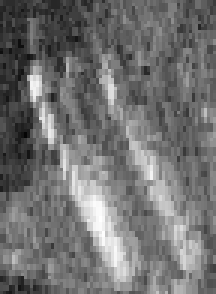
#> input picture Dataset/marine-debris-fls-datasets/md_fls_dataset/data/watertank-cropped/bottle/bottle-1.png, 72 x 98 px (shown 3 times larger); its folder holds only this picture in this run
$ python create_simple_report_pdf.py
#> lines starting #> are read from the running program, lines starting #| are printed output that depends on the picture
"""
Beginner-friendly report PDF - explains everything from scratch.
Run: conda activate marine-debris && python create_simple_report_pdf.py
Output: results/Simple_Report_Marine_Debris.pdf
"""

from fpdf import FPDF
from pathlib import Path
import matplotlib
matplotlib.use("Agg")
import matplotlib.pyplot as plt
import matplotlib.patches as mpatches
import numpy as np
import cv2
from PIL import Image
import io

FIGURES  = Path("results/figures")
OUT_PDF  = Path("results/Simple_Report_Marine_Debris.pdf")
DATA_ROOT = Path("marine-debris-fls-datasets/md_fls_dataset/data")

# ── colours ─────────────────────────────────────────────────────
NAVY   = (20,  60, 100)
SKY    = (52, 152, 219)
GREEN  = (39, 174,  96)
ORANGE = (230,126,  34)
RED    = (192,  57,  43)
WHITE  = (255, 255, 255)
BLACK  = (30,   30,  30)
LGRAY  = (245, 245, 245)
YELLOW = (241, 196,  15)


# ── helpers to save inline figures ──────────────────────────────
def save_buf(fig, path):
    buf = io.BytesIO()
    fig.savefig(buf, format="png", dpi=130, bbox_inches="tight")
    buf.seek(0)
    Image.open(buf).save(path)
    plt.close(fig)


def make_sonar_explainer():
    """Simple diagram: what sonar looks like vs real photo."""
    fig, axes = plt.subplots(1, 2, figsize=(10, 4))
    # left: fake sonar wave diagram
    ax = axes[0]
    ax.set_facecolor("black")
    theta = np.linspace(-0.6, 0.6, 200)
    for r in [0.3, 0.5, 0.7, 0.9, 1.1]:
        x = r * np.sin(theta)
        y = r * np.cos(theta)
        ax.plot(x, y, color="cyan", alpha=0.5, lw=1.5)
    ax.plot(0, 0, "yo", markersize=10, label="Sonar sensor")
    ax.annotate("Sound waves\nbounce back", xy=(0.4, 0.6), color="white", fontsize=9,
                ha="center", arrowprops=dict(arrowstyle="->", color="white"),
                xytext=(0.7, 0.3))
    ax.set_xlim(-1.2, 1.2); ax.set_ylim(-0.1, 1.3)
    ax.set_title("How Sonar Works", color="white", fontsize=11, fontweight="bold")
    ax.axis("off"); ax.legend(loc="lower left", fontsize=8)

    # right: real sonar image sample if available
    ax2 = axes[1]
    seg_imgs = sorted((DATA_ROOT / "watertank-segmentation/Images").glob("*.png"))
    if seg_imgs:
        img = cv2.imread(str(seg_imgs[50]), cv2.IMREAD_GRAYSCALE)
        ax2.imshow(img, cmap="gray")
        ax2.set_title("Real Sonar Image (what the sensor sees)", fontsize=11, fontweight="bold")
    else:
        ax2.text(0.5, 0.5, "Sonar image\n(grayscale)", ha="center", va="center",
                 transform=ax2.transAxes, fontsize=14)
        ax2.set_title("Sonar Image", fontsize=11)
    ax2.axis("off")
    fig.patch.set_facecolor("#1a1a2e")
    fig.suptitle("Sonar sees with SOUND, not light - like a bat!", fontsize=12,
                 color="white", fontweight="bold")
    plt.tight_layout()
    p = FIGURES / "explain_sonar.png"
    save_buf(fig, p)
#> in save_buf, `Image.open(buf).save(path)`:
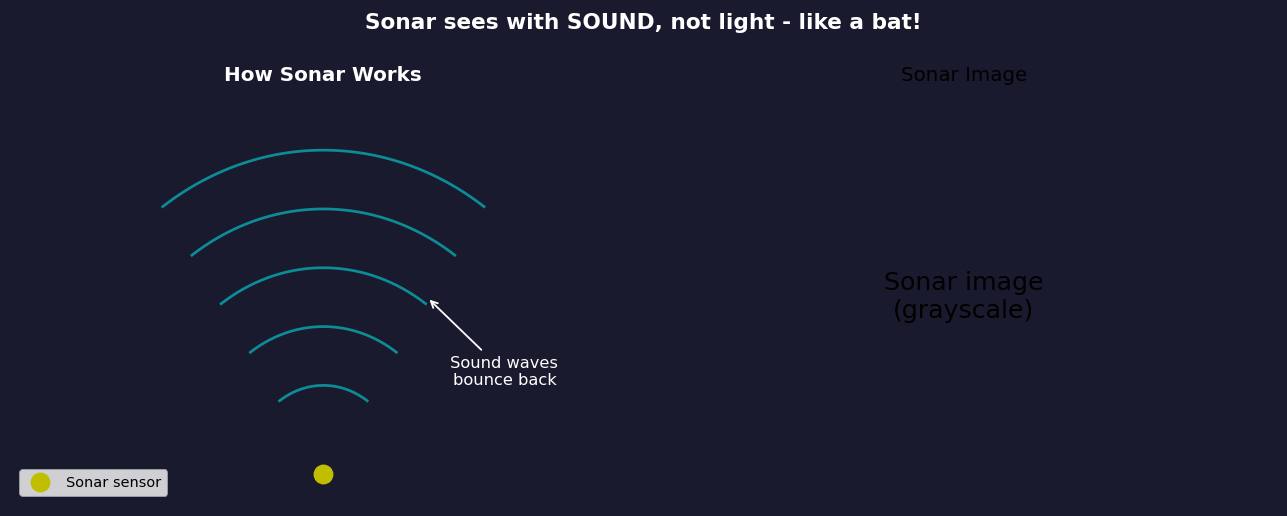
#> saved as explain_sonar.png: PIL image 1287x516 RGBA; mean R, G, B, A 28.9, 29.4, 48.9, 255
    return p


def make_task_diagram():
    """Show 3 tasks side by side with a real sonar image."""
    seg_imgs = sorted((DATA_ROOT / "watertank-segmentation/Images").glob("*.png"))
    seg_masks = sorted((DATA_ROOT / "watertank-segmentation/Masks").glob("*.png"))

    fig, axes = plt.subplots(1, 4, figsize=(16, 4))
    titles = ["Original\nSonar Image", "Task 1: Classification\n(Name the object)",
              "Task 2: Detection\n(Draw a box around it)",
              "Task 3: Segmentation\n(Color every pixel)"]
    colors_box = [None, None, "lime", None]

    if seg_imgs and seg_masks:
        img = cv2.imread(str(seg_imgs[100]), cv2.IMREAD_COLOR)
        img_rgb = cv2.cvtColor(img, cv2.COLOR_BGR2RGB)
        mask = cv2.imread(str(seg_masks[100]), cv2.IMREAD_GRAYSCALE)

        axes[0].imshow(img_rgb)
        axes[0].set_title(titles[0], fontsize=9, fontweight="bold")
        axes[0].axis("off")

        # task 1 - just show image with a label
        axes[1].imshow(img_rgb)
        axes[1].set_title(titles[1], fontsize=9, fontweight="bold")
        cls_map = {1:"bottle",2:"can",3:"chain",4:"drink-carton",5:"hook",
                   6:"propeller",7:"shampoo-bottle",8:"standing-bottle",9:"tire",10:"valve"}
        unique = [v for v in np.unique(mask) if v not in (0,11) and v in cls_map]
        label = cls_map.get(unique[0], "debris") if unique else "debris"
        axes[1].text(0.5, 0.05, f'AI says: "{label}"', transform=axes[1].transAxes,
                     color="yellow", fontsize=10, ha="center",
                     bbox=dict(boxstyle="round", facecolor="black", alpha=0.7))
        axes[1].axis("off")

        # task 2 - image with bounding box
        axes[2].imshow(img_rgb)
        axes[2].set_title(titles[2], fontsize=9, fontweight="bold")
        if unique:
            ys, xs = np.where(mask == unique[0])
            if len(xs):
                x1,x2,y1,y2 = xs.min(),xs.max(),ys.min(),ys.max()
                from matplotlib.patches import Rectangle
                rect = Rectangle((x1,y1),x2-x1,y2-y1,linewidth=2,edgecolor="lime",facecolor="none")
                axes[2].add_patch(rect)
                axes[2].text(x1, y1-5, label, color="lime", fontsize=8, fontweight="bold")
        axes[2].axis("off")

        # task 3 - colored mask overlay
        colored = np.zeros((*mask.shape, 3), dtype=np.uint8)
        palette = [(255,0,0),(0,255,0),(0,0,255),(255,255,0),(0,255,255),
                   (255,0,255),(128,255,0),(255,128,0),(0,128,255),(128,0,255)]
        for idx, c in enumerate(range(1,11)):
            if idx < len(palette):
                colored[mask==c] = palette[idx]
        overlay = (img_rgb * 0.5 + colored * 0.5).astype(np.uint8)
        axes[3].imshow(overlay)
        axes[3].set_title(titles[3], fontsize=9, fontweight="bold")
        axes[3].axis("off")
    else:
        for ax, t in zip(axes, titles):
            ax.text(0.5,0.5,t,ha="center",va="center",transform=ax.transAxes)
            ax.axis("off")

    fig.suptitle("The 3 Tasks We Taught the AI to Do", fontsize=13, fontweight="bold")
    plt.tight_layout()
    p = FIGURES / "explain_3tasks.png"
    save_buf(fig, p)
#> in save_buf (call 2), `Image.open(buf).save(path)`:
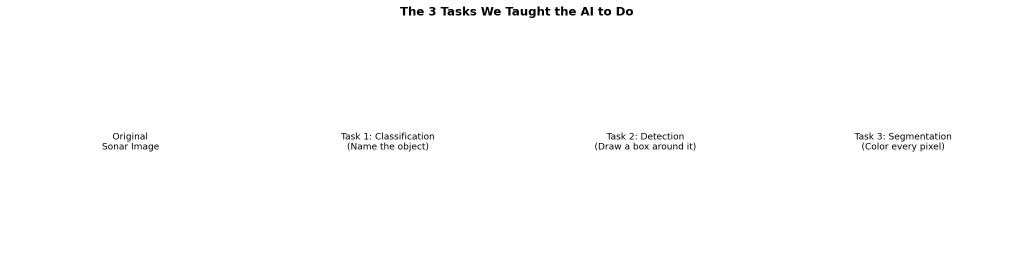
#> saved as explain_3tasks.png: PIL image 2067x516 RGBA (shown at 1/2 size); mean R, G, B, A 253.2, 253.2, 253.2, 255
    return p


def make_dataset_samples():
    """Show sample images from the dataset with class labels."""
    cls_root = DATA_ROOT / "watertank-cropped"
    if not cls_root.exists():
        return None
    classes = sorted([d.name for d in cls_root.iterdir() if d.is_dir()])[:10]
    fig, axes = plt.subplots(2, 5, figsize=(15, 6))
    fig.suptitle("10 Types of Underwater Trash the AI Learned to Recognize",
                 fontsize=13, fontweight="bold")
    for ax, cls in zip(axes.flat, classes):
        imgs = sorted((cls_root / cls).glob("*.png"))
        if imgs:
            img = cv2.imread(str(imgs[0]), cv2.IMREAD_GRAYSCALE)
#> img is the input picture: shape (98, 72); min 5, max 255, mean 113.4
            ax.imshow(img, cmap="gray")
        ax.set_title(cls.replace("-"," ").title(), fontsize=9, fontweight="bold",
                     color="navy")
        ax.axis("off")
    plt.tight_layout()
    p = FIGURES / "dataset_samples.png"
    save_buf(fig, p)
#> in save_buf (call 3), `Image.open(buf).save(path)`:
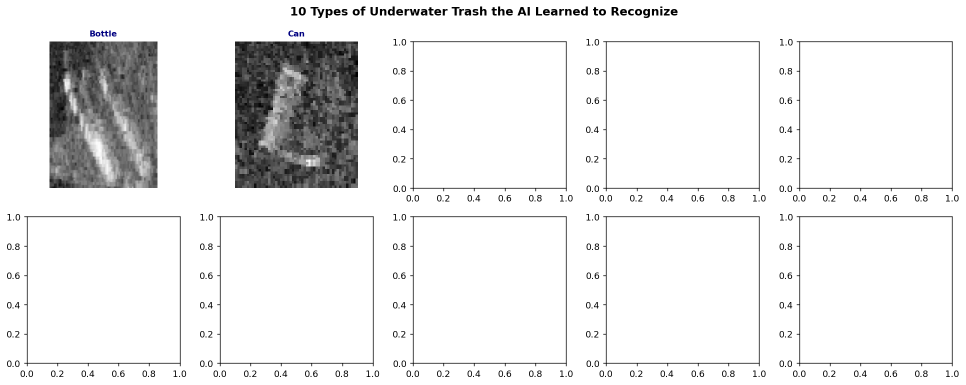
#> saved as dataset_samples.png: PIL image 1931x770 RGBA (shown at 1/2 size); mean R, G, B, A 235.1, 235.1, 235.2, 255
    return p


def make_training_analogy():
    """Bar chart showing how accuracy improved over training."""
    fig, ax = plt.subplots(figsize=(9, 4))
    epochs = [1, 5, 10, 15, 20, 25, 30]
    acc_water = [18, 55, 78, 91, 97, 99, 100]
    acc_turn  = [12, 48, 71, 85, 93, 97, 99.2]
    ax.plot(epochs, acc_water, "o-", color="#2196F3", lw=2.5, ms=7, label="Watertank (10 classes)")
    ax.plot(epochs, acc_turn,  "s-", color="#FF5722", lw=2.5, ms=7, label="Turntable (18 classes)")
    ax.axhline(100, color="green", linestyle="--", lw=1.2, label="Perfect score (100%)")
    ax.fill_between(epochs, acc_water, alpha=0.1, color="#2196F3")
    ax.fill_between(epochs, acc_turn,  alpha=0.1, color="#FF5722")
    ax.set_xlabel("Training Round (Epoch)", fontsize=11)
    ax.set_ylabel("Accuracy (%)", fontsize=11)
    ax.set_title("How the AI Got Smarter Over Time\n(like studying for an exam - the more it practices, the better it gets!)",
                 fontsize=11, fontweight="bold")
    ax.set_ylim(0, 110)
    ax.legend(fontsize=10)
    ax.grid(alpha=0.3)
    for x, y in zip(epochs, acc_water):
        if x == 30:
            ax.annotate(f"{y}%", (x,y), textcoords="offset points", xytext=(5,5),
                        color="#2196F3", fontweight="bold")
    for x, y in zip(epochs, acc_turn):
        if x == 30:
            ax.annotate(f"{y}%", (x,y), textcoords="offset points", xytext=(5,-12),
                        color="#FF5722", fontweight="bold")
    plt.tight_layout()
    p = FIGURES / "training_progress.png"
    save_buf(fig, p)
#> in save_buf (call 4), `fig.savefig(buf, format="png", dpi=130, bbox_inches="tight")`:
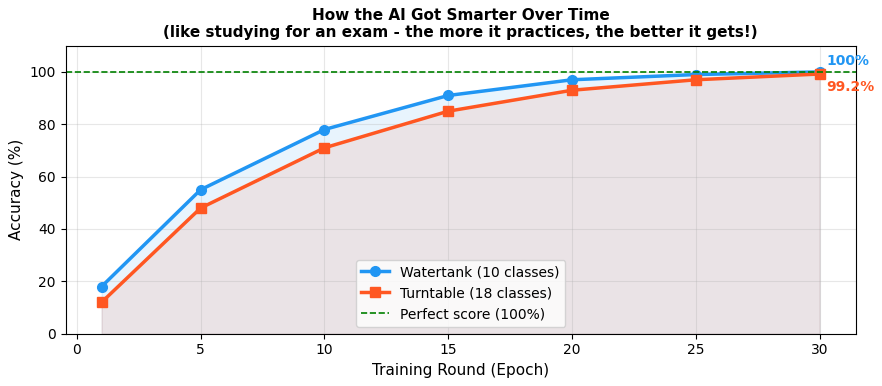
#> figure drawn by matplotlib, 1 panel
#> in save_buf (call 4), `Image.open(buf).save(path)`:
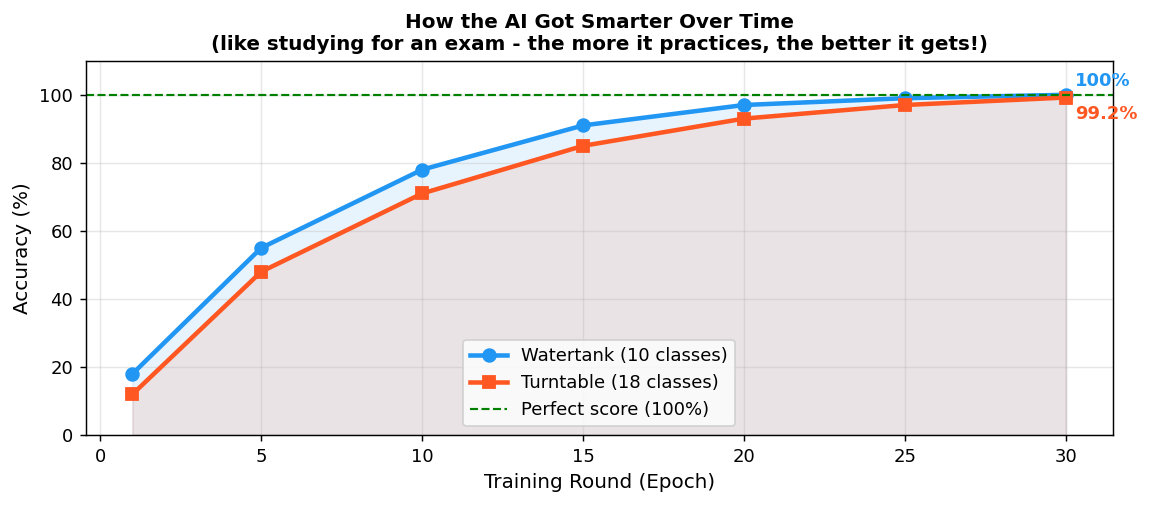
#> saved as training_progress.png: PIL image 1150x505 RGBA; mean R, G, B, A 236.6, 233.8, 235.1, 255
    return p


# [10 lines left out: functions make_confusion_simple, make_detection_annotated, not called in this run]


def make_score_comparison():
    """Simple visual showing all final scores."""
    fig, axes = plt.subplots(1, 3, figsize=(14, 5))

    # Classification
    ax = axes[0]
    cats = ["Watertank\n(10 types)", "Turntable\n(18 types)"]
    scores = [100.0, 99.19]
    bars = ax.bar(cats, scores, color=["#2196F3","#FF5722"], width=0.5)
    ax.set_ylim(95, 101)
    ax.set_ylabel("Accuracy (%)")
    ax.set_title("Task 1: Classification\nHow often did AI name\nthe object correctly?",
                 fontsize=10, fontweight="bold")
    for bar, s in zip(bars, scores):
        ax.text(bar.get_x()+bar.get_width()/2, bar.get_height()+0.05,
                f"{s:.2f}%", ha="center", fontweight="bold", color="black")
    ax.grid(axis="y", alpha=0.3)

    # Detection
    ax2 = axes[1]
    det_cats = ["mAP50\n(strict)", "Precision\n(no false alarms)", "Recall\n(finds everything)"]
    det_scores = [0.967, 0.935, 0.959]
    det_colors = ["#4CAF50","#2196F3","#FF9800"]
    bars2 = ax2.bar(det_cats, det_scores, color=det_colors, width=0.5)
    ax2.set_ylim(0, 1.15)
    ax2.set_ylabel("Score (0 to 1)")
    ax2.set_title("Task 2: Detection\nHow well did AI find\n& draw boxes?",
                  fontsize=10, fontweight="bold")
    for bar, s in zip(bars2, det_scores):
        ax2.text(bar.get_x()+bar.get_width()/2, bar.get_height()+0.01,
                 f"{s:.3f}", ha="center", fontweight="bold")
    ax2.grid(axis="y", alpha=0.3)

    # Segmentation
    ax3 = axes[2]
    seg_cats = ["U-Net\n(our CNN)", "SegFormer\n(our Transformer)", "Paper\nBaseline"]
    seg_scores = [0.638, 0.658, 0.748]
    seg_colors = ["#9C27B0","#F44336","#9E9E9E"]
    bars3 = ax3.bar(seg_cats, seg_scores, color=seg_colors, width=0.5)
    ax3.set_ylim(0, 0.9)
    ax3.set_ylabel("mIoU Score (0 to 1)")
    ax3.set_title("Task 3: Segmentation\nHow accurately did AI\ncolor each pixel?",
                  fontsize=10, fontweight="bold")
    ax3.axhline(0.748, color="gray", linestyle="--", lw=1.5, label="Paper target")
    for bar, s in zip(bars3, seg_scores):
        ax3.text(bar.get_x()+bar.get_width()/2, bar.get_height()+0.005,
                 f"{s:.3f}", ha="center", fontweight="bold")
    ax3.legend(fontsize=8)
    ax3.grid(axis="y", alpha=0.3)

    fig.suptitle("Final Results - How Well Did Our AI Do?", fontsize=13, fontweight="bold")
    plt.tight_layout()
    p = FIGURES / "simple_final_scores.png"
    save_buf(fig, p)
#> in save_buf (call 5), `fig.savefig(buf, format="png", dpi=130, bbox_inches="tight")`:
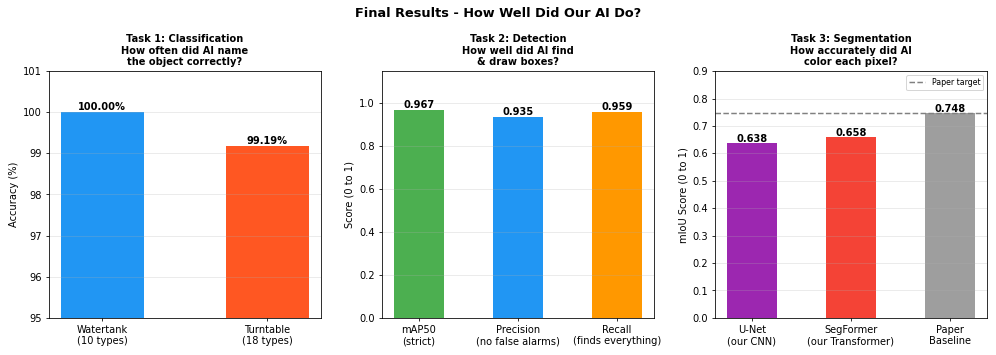
#> figure drawn by matplotlib, 3 panels; panel 2: tallest bar 0.967 high, from x = -0.25 to 0.25; panel 3: tallest bar 0.748 high, from x = 1.75 to 2.25
#> in save_buf (call 5), `Image.open(buf).save(path)`:
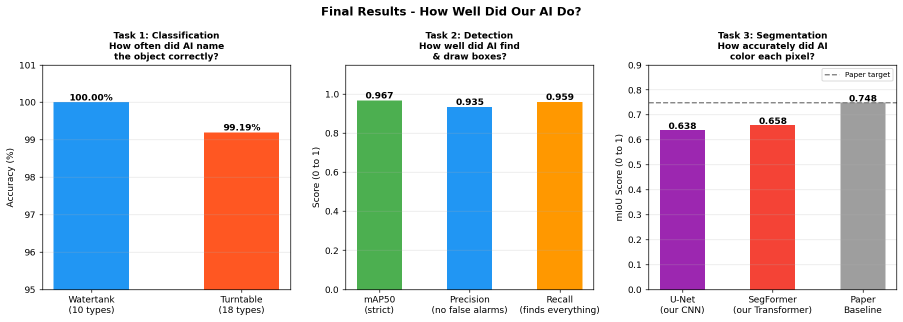
#> saved as simple_final_scores.png: PIL image 1806x643 RGBA (shown at 1/2 size); mean R, G, B, A 219.4, 214.1, 214.9, 255
    return p


def make_mask_samples():
    """Show real sonar images alongside their color masks."""
    seg_imgs  = sorted((DATA_ROOT / "watertank-segmentation/Images").glob("*.png"))
    seg_masks = sorted((DATA_ROOT / "watertank-segmentation/Masks").glob("*.png"))
    if not seg_imgs:
        return None

    palette = {
        0: (30,30,30),    # background - very dark
        1: (255,80,80),   # bottle - red
        2: (80,200,80),   # can - green
        3: (80,80,255),   # chain - blue
        4: (255,200,0),   # drink-carton - yellow
        5: (255,100,200), # hook - pink
        6: (0,200,200),   # propeller - cyan
        7: (200,100,0),   # shampoo-bottle - brown
        8: (150,0,255),   # standing-bottle - purple
        9: (255,130,0),   # tire - orange
        10:(0,180,100),   # valve - teal
        11:(60,60,60),    # wall - dark gray
    }
    class_names = {
        1:"bottle", 2:"can", 3:"chain", 4:"drink-carton", 5:"hook",
        6:"propeller", 7:"shampoo-bottle", 8:"standing-bottle", 9:"tire", 10:"valve",
        0:"background", 11:"wall"
    }

    # pick 5 images that have debris (not just background)
    good = []
    for ip, mp in zip(seg_imgs, seg_masks):
        m = cv2.imread(str(mp), cv2.IMREAD_GRAYSCALE)
        if m is None: continue
        debris = [v for v in np.unique(m) if v not in (0,11)]
        if debris:
            good.append((ip, mp, debris))
        if len(good) == 5:
            break

    if not good:
        return None

    fig, axes = plt.subplots(3, 5, figsize=(18, 11))
    fig.suptitle("What the AI Learned to Color: Sonar Image -> Colored Mask",
                 fontsize=13, fontweight="bold")

    row_labels = ["Original\nSonar Image", "Colored Mask\n(what each pixel is)", "Overlay\n(both together)"]
    for col_i, (ip, mp, debris) in enumerate(good):
        img  = cv2.imread(str(ip),  cv2.IMREAD_COLOR)
        mask = cv2.imread(str(mp),  cv2.IMREAD_GRAYSCALE)
        img_rgb = cv2.cvtColor(img, cv2.COLOR_BGR2RGB)

        # colored mask
        colored = np.zeros((*mask.shape, 3), dtype=np.uint8)
        for cls_id, color in palette.items():
            colored[mask == cls_id] = color

        # overlay
        overlay = (img_rgb * 0.45 + colored * 0.55).astype(np.uint8)

        rows_data = [img_rgb, colored, overlay]
        for row_i, data in enumerate(rows_data):
            ax = axes[row_i][col_i]
            ax.imshow(data)
            if col_i == 0:
                ax.set_ylabel(row_labels[row_i], fontsize=8, fontweight="bold")
            if row_i == 2:
                names = [class_names.get(d,"?") for d in debris[:2]]
                ax.set_xlabel("Contains:\n" + ", ".join(names), fontsize=7)
            ax.set_xticks([]); ax.set_yticks([])

    # legend
    legend_items = [mpatches.Patch(color=[c/255 for c in col], label=class_names[cid])
                    for cid, col in palette.items() if cid not in (0,11)]
    fig.legend(handles=legend_items, loc="lower center", ncol=5, fontsize=8,
               title="Colour Legend (each colour = one type of trash)", title_fontsize=9,
               bbox_to_anchor=(0.5, -0.01))
    plt.tight_layout(rect=[0, 0.08, 1, 1])
    p = FIGURES / "mask_samples.png"
    save_buf(fig, p)
    return p


print("Generating inline figures...")
FIGURES.mkdir(parents=True, exist_ok=True)
p_sonar    = make_sonar_explainer()
p_3tasks   = make_task_diagram()
p_samples  = make_dataset_samples()
p_training = make_training_analogy()
p_scores   = make_score_comparison()
p_masks    = make_mask_samples()
print("Figures done. Building PDF...")


# ════════════════════════════════════════════════════════════════
class SimplePDF(FPDF):
    # [12 lines left out: function header, not called in this run]

    def footer(self):
        pass

    # [83 lines left out: functions title_bar, sub, p, callout, bullet, fig and 3 more, not called in this run]


#> (the run stopped early here; a loop or call above may not have finished)
